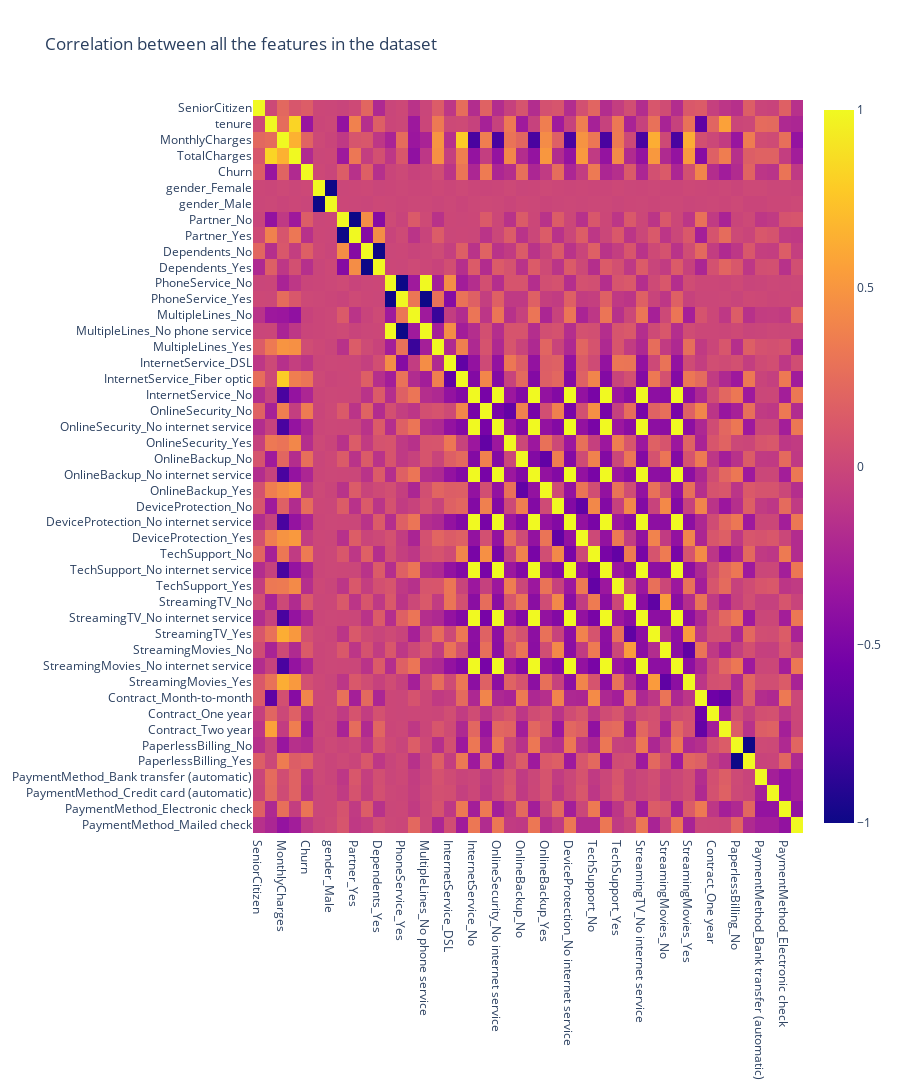

Notebook code cell kept with this figure:
### Markdown cell above
#### Correlation Analysis

### Code cell
correlation = df.corr()
fig = px.imshow(correlation, title="Correlation between all the features in the dataset", aspect='auto', height=1200)
fig.show()

### Figure 1 — Plotly figure (JSON) as saved in the notebook; plotly's stock layout.template omitted (floating-point values rounded to 4 significant figures; data arrays with more than 128 entries replaced by an {"elided": "..."} marker saying what was removed)
{"data": [{"coloraxis": "coloraxis", "hovertemplate": "x: %{x}<br>y: %{y}<br>color: %{z}<extra></extra>", "name": "0", "type": "heatmap", "x": ["SeniorCitizen", "tenure", "MonthlyCharges", "TotalCharges", "Churn", "gender_Female", "gender_Male", "Partner_No", "Partner_Yes", "Dependents_No", "Dependents_Yes", "PhoneService_No", "PhoneService_Yes", "MultipleLines_No", "MultipleLines_No phone service", "MultipleLines_Yes", "InternetService_DSL", "InternetService_Fiber optic", "InternetService_No", "OnlineSecurity_No", "OnlineSecurity_No internet service", "OnlineSecurity_Yes", "OnlineBackup_No", "OnlineBackup_No internet service", "OnlineBackup_Yes", "DeviceProtection_No", "DeviceProtection_No internet service", "DeviceProtection_Yes", "TechSupport_No", "TechSupport_No internet service", "TechSupport_Yes", "StreamingTV_No", "StreamingTV_No internet service", "StreamingTV_Yes", "StreamingMovies_No", "StreamingMovies_No internet service", "StreamingMovies_Yes", "Contract_Month-to-month", "Contract_One year", "Contract_Two year", "PaperlessBilling_No", "PaperlessBilling_Yes", "PaymentMethod_Bank transfer (automatic)", "PaymentMethod_Credit card (automatic)", "PaymentMethod_Electronic check", "PaymentMethod_Mailed check"], "xaxis": "x", "y": ["SeniorCitizen", "tenure", "MonthlyCharges", "TotalCharges", "Churn", "gender_Female", "gender_Male", "Partner_No", "Partner_Yes", "Dependents_No", "Dependents_Yes", "PhoneService_No", "PhoneService_Yes", "MultipleLines_No", "MultipleLines_No phone service", "MultipleLines_Yes", "InternetService_DSL", "InternetService_Fiber optic", "InternetService_No", "OnlineSecurity_No", "OnlineSecurity_No internet service", "OnlineSecurity_Yes", "OnlineBackup_No", "OnlineBackup_No internet service", "OnlineBackup_Yes", "DeviceProtection_No", "DeviceProtection_No internet service", "DeviceProtection_Yes", "TechSupport_No", "TechSupport_No internet service", "TechSupport_Yes", "StreamingTV_No", "StreamingTV_No internet service", "StreamingTV_Yes", "StreamingMovies_No", "StreamingMovies_No internet service", "StreamingMovies_Yes", "Contract_Month-to-month", "Contract_One year", "Contract_Two year", "PaperlessBilling_No", "PaperlessBilling_Yes", "PaymentMethod_Bank transfer (automatic)", "PaymentMethod_Credit card (automatic)", "PaymentMethod_Electronic check", "PaymentMethod_Mailed check"], "yaxis": "y", "z": {"elided": "46x46 float values"}}], "layout": {"coloraxis": {"colorscale": [[0, "#0d0887"], [0.1111, "#46039f"], [0.2222, "#7201a8"], [0.3333, "#9c179e"], [0.4444, "#bd3786"], [0.5556, "#d8576b"], [0.6667, "#ed7953"], [0.7778, "#fb9f3a"], [0.8889, "#fdca26"], [1, "#f0f921"]]}, "height": 1200, "title": {"text": "Correlation between all the features in the dataset"}, "xaxis": {"anchor": "y", "domain": [0, 1]}, "yaxis": {"anchor": "x", "autorange": "reversed", "domain": [0, 1]}}}
